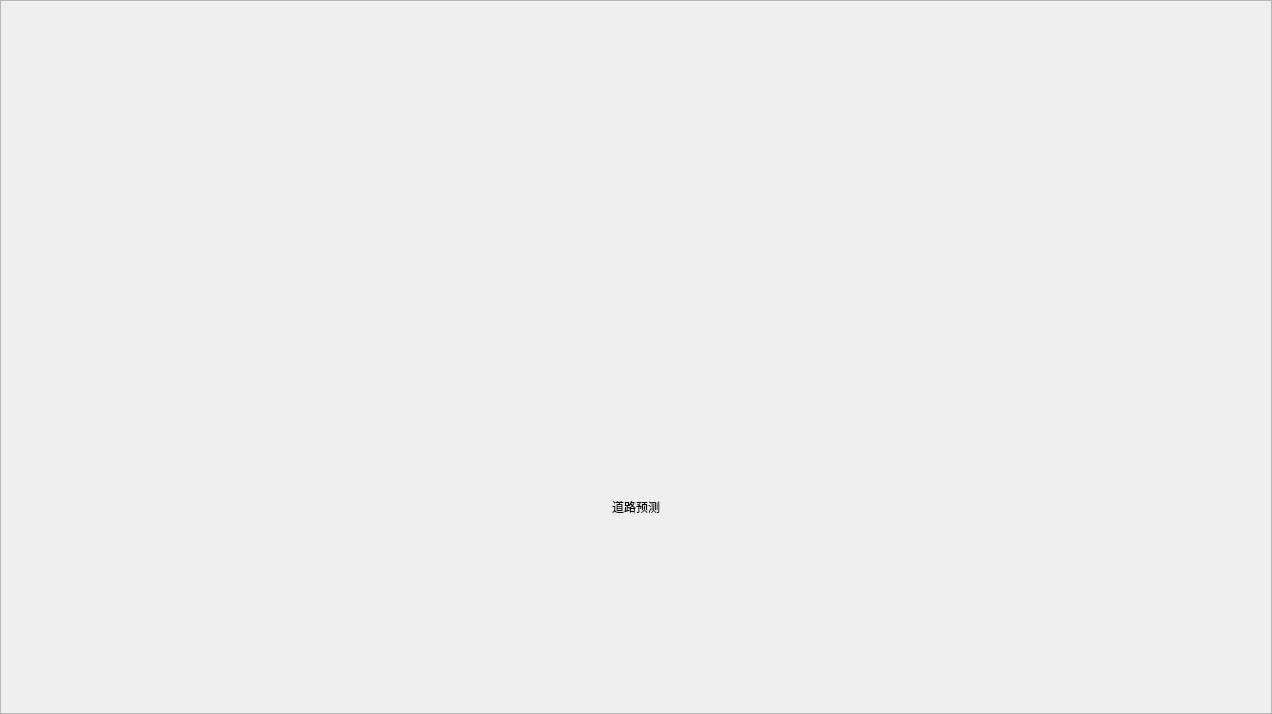
         <widget class="QWidget" name="p3_road">
          <layout class="QGridLayout" name="gridLayout_9">
           <property name="leftMargin">
            <number>0</number>
           </property>
           <property name="topMargin">
            <number>0</number>
           </property>
           <property name="rightMargin">
            <number>0</number>
           </property>
           <property name="bottomMargin">
            <number>0</number>
           </property>
           <property name="spacing">
            <number>0</number>
           </property>
           <item row="0" column="0">
            <widget class="QFrame" name="f_p3_road">
             <property name="frameShape">
              <enum>QFrame::StyledPanel</enum>
             </property>
             <property name="frameShadow">
              <enum>QFrame::Raised</enum>
             </property>
             <layout class="QGridLayout" name="gridLayout_10">
              <property name="leftMargin">
               <number>0</number>
              </property>
              <property name="topMargin">
               <number>0</number>
              </property>
              <property name="rightMargin">
               <number>0</number>
              </property>
              <property name="bottomMargin">
               <number>0</number>
              </property>
              <property name="spacing">
               <number>0</number>
              </property>
              <item row="0" column="1">
               <spacer name="verticalSpacer_8">
                <property name="orientation">
                 <enum>Qt::Vertical</enum>
                </property>
                <property name="sizeHint" stdset="0">
                 <size>
                  <width>20</width>
                  <height>197</height>
                 </size>
                </property>
               </spacer>
              </item>
              <item row="1" column="0">
               <spacer name="horizontalSpacer_9">
                <property name="orientation">
                 <enum>Qt::Horizontal</enum>
                </property>
                <property name="sizeHint" stdset="0">
                 <size>
                  <width>72</width>
                  <height>20</height>
                 </size>
                </property>
               </spacer>
              </item>
              <item row="1" column="1">
               <widget class="QLabel" name="lb_p3_img">
                <property name="minimumSize">
                 <size>
                  <width>1126</width>
                  <height>300</height>
                 </size>
                </property>
                <property name="maximumSize">
                 <size>
                  <width>1126</width>
                  <height>300</height>
                 </size>
                </property>
                <property name="styleSheet">
                 <string notr="true"/>
                </property>
                <property name="text">
                 <string/>
                </property>
                <property name="alignment">
                 <set>Qt::AlignCenter</set>
                </property>
               </widget>
              </item>
              <item row="1" column="2">
               <spacer name="horizontalSpacer_10">
                <property name="orientation">
                 <enum>Qt::Horizontal</enum>
                </property>
                <property name="sizeHint" stdset="0">
                 <size>
                  <width>72</width>
                  <height>20</height>
                 </size>
                </property>
               </spacer>
              </item>
              <item row="2" column="1">
               <widget class="QLabel" name="lb_info_6">
                <property name="text">
                 <string>道路预测</string>
                </property>
                <property name="alignment">
                 <set>Qt::AlignCenter</set>
                </property>
               </widget>
              </item>
              <item row="3" column="1">
               <spacer name="verticalSpacer_7">
                <property name="orientation">
                 <enum>Qt::Vertical</enum>
                </property>
                <property name="sizeHint" stdset="0">
                 <size>
                  <width>20</width>
                  <height>197</height>
                 </size>
                </property>
               </spacer>
              </item>
             </layout>
            </widget>
           </item>
          </layout>
         </widget>
